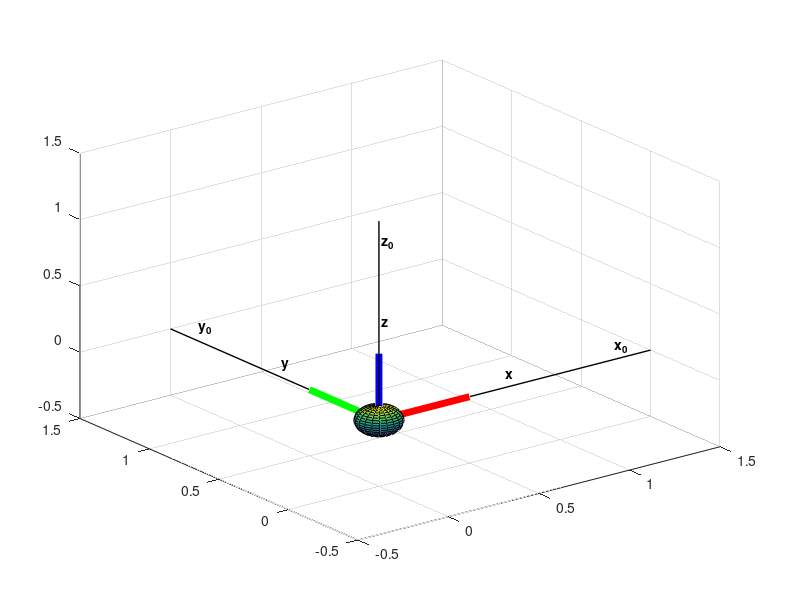

MATLAB code to generate this figure: (Note: this script raises an error after producing the figure.)
%% Author : Ravi Ashok Pashchapur
%% Date: 08 /07 / 2019
%% license: MIT


%% Create a figure. 
figure
Am = axes('position',[.1 .1 .8 .8]);

%% Assigning 3D Co-ordinate system.
view(3)
rotate3d
hold on

%% Draw Vehicle co-ordinates. 
Lx = line([0 0.5],[0,0],[0,0],'color',[1,0,0],'linewidth',5);
Ly = line([0 0],[0,0.5],[0,0],'color',[0,1,0],'linewidth',5);
Lz = line([0 0],[0,0],[0,0.5],'color',[0,0,1],'linewidth',5);

%% Draw refrencea co-ordinates.
line([0 1.5],[0,0],[0,0],'color',[0,0,0],'linewidth',1);
line([0 0],[0,1.5],[0,0],'color',[0,0,0],'linewidth',1);
line([0 0],[0,0],[0,1.5],'color',[0,0,0],'linewidth',1);
%% Add text to vehicle and fixed co-ordinates.

text('position',[1.3 0 .1],'string','x_0','fontw','b');
text('position',[ 0 1.3 .1],'string','y_0','fontw','b');
text('position',[.05 0.05 1.3],'string','z_0','fontw','b');
    
tX = text('position',[.7 0 .1],'string','x','fontw','b');
tY = text('position',[ 0 .7 .1],'string','y','fontw','b');
tZ = text('position',[.05 0.05 .7],'string','z','fontw','b');
grid on

%% Add centre of gravity in co-ordinate system.

[xx,yy,zz]=sphere;
 pp = surf(xx.*.11,yy.*0.11,zz.*.11);
 colormap default
 
plot3(0,0,0,'.','markersize',20,'color','k')

%% what should be rotated.
R = [tX,tZ,tY,Lx,Ly,Lz,pp];

%% Orientation of aerial vehicle.
conv = 'zyx';


%% Values of all 3 angles phi==a, theta==b and psi==g.
a = (30/180)*pi;
b = (30/180)*pi;
g = (30/180)*pi;

%% Call euler function to evaluvate all three rotational matrix.
s = eulfor(a,b,g,conv);

%% Making the first rotation. 
for k = 1:20
			if strcmp(conv(1),'x')
				rotate(R,[1,0,0],rad2deg(a/20),[0,0,0])
			elseif strcmp(conv(1),'y')
				rotate(R,[0,1,0],rad2deg(a/20),[0,0,0])
			elseif strcmp(conv(1),'z')
				rotate(R,[0,0,1],rad2deg(a/20),[0,0,0])
			end
			pause(.1)
		end
		
%% Initialising new vectors for x,y and z (For Second rotation).
 pxx = eval(['get(L',conv(2),',','''xdata''',')']);
 pyy = eval(['get(L',conv(2),',','''ydata''',')']);
 pzz = eval(['get(L',conv(2),',','''zdata''',')']);
		
		
%% Rotate for second time
for k = 1:20
			
	rotate(R,[pxx(2)-pxx(1),pyy(2)-pyy(1),pzz(2)-pzz(1)],rad2deg(b/20),[0,0,0])
			
	pause(.1)
end
%% Initialising new vectors for x,y and z (For Third rotation).
pxx2 = eval(['get(L',conv(3),',','''xdata''',')']);
pyy2 = eval(['get(L',conv(3),',','''ydata''',')']);
pzz2 = eval(['get(L',conv(3),',','''zdata''',')']);
		
%% Rotate for third time.
for k = 1:20
			
	rotate(R,[pxx2(2)-pxx2(1),pyy2(2)-pyy2(1),pzz2(2)-pzz2(1)],rad2deg(g/20),[0,0,0])
			
	pause(.1)
end
